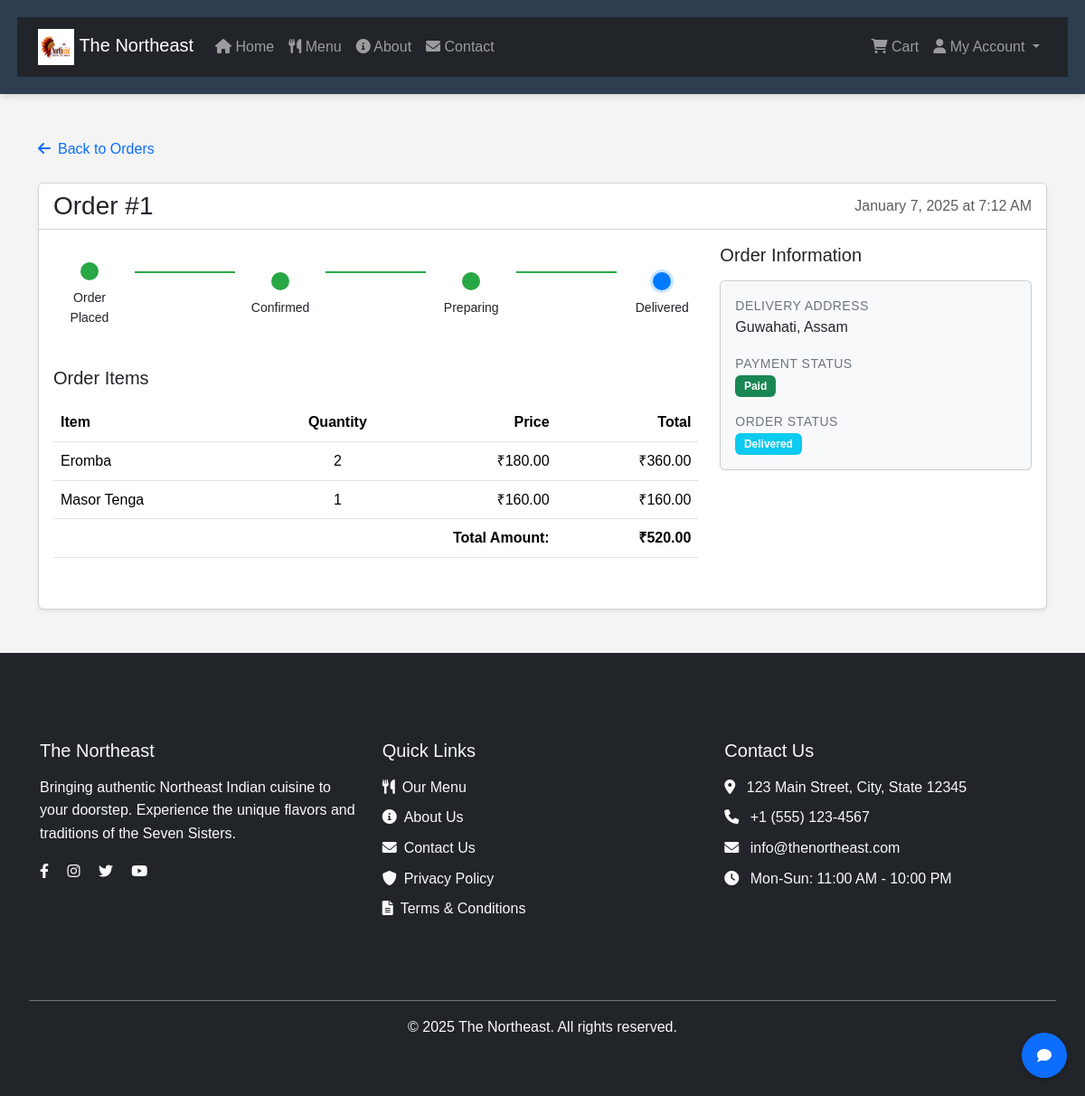
/php/views/order_details.php?id=1 (signed in), run on the app's committed database.
### tables this page shows
CREATE TABLE `orders` (
  `order_id` INT NOT NULL AUTO_INCREMENT,
  `user_id` INT NOT NULL,
  `status` ENUM('pending','confirmed','preparing','delivered','cancelled') DEFAULT 'pending',
  `total_amount` DECIMAL(10,2) NOT NULL,
  `payment_status` ENUM('pending','paid','failed') DEFAULT 'pending',
  `delivery_address` TEXT NOT NULL,
  `created_at` TIMESTAMP DEFAULT CURRENT_TIMESTAMP,
  PRIMARY KEY (`order_id`),
  KEY `user_id` (`user_id`),
  CONSTRAINT `orders_ibfk_1` FOREIGN KEY (`user_id`) 
    REFERENCES `users` (`user_id`) ON DELETE CASCADE
);

CREATE TABLE `order_items` (
  `order_item_id` INT NOT NULL AUTO_INCREMENT,
  `order_id` INT NOT NULL,
  `dish_id` INT NOT NULL,
  `quantity` INT DEFAULT 1,
  `price_per_unit` DECIMAL(10,2) NOT NULL,
  PRIMARY KEY (`order_item_id`),
  KEY `order_id` (`order_id`),
  KEY `dish_id` (`dish_id`),
  CONSTRAINT `order_items_ibfk_1` FOREIGN KEY (`order_id`) 
    REFERENCES `orders` (`order_id`) ON DELETE CASCADE,
  CONSTRAINT `order_items_ibfk_2` FOREIGN KEY (`dish_id`) 
    REFERENCES `dishes` (`dish_id`) ON DELETE CASCADE
);

CREATE TABLE `dishes` (
  `dish_id` INT NOT NULL AUTO_INCREMENT,
  `name` VARCHAR(255) NOT NULL,
  `description` TEXT,
  `price` DECIMAL(10,2) NOT NULL,
  `category` ENUM('Manipuri','Assamese','NagaLand','Mizoram','Meghalaya','Tripura','Sikkim','Arunachal Pradesh') NOT NULL,
  `image_url` VARCHAR(255),
  `image_blob` MEDIUMBLOB,
  `image_type` VARCHAR(50),
  `available` TINYINT(1) DEFAULT 1,
  PRIMARY KEY (`dish_id`)
);

### php/helpers.php (called while the page is built, shortened)
<?php
function base_url() {
    return BASE_URL;
}
function url($path = '') {
    return rtrim(base_url(), '/') . '/' . ltrim($path, '/');
}

### php/models/Order.php (called while the page is built, shortened)
<?php
class Order {
    private $pdo;
    public function __construct($pdo) {
        $this->pdo = $pdo;
    }
    public function getOrderById($orderId) {
        try {
            $stmt = $this->pdo->prepare('
                SELECT o.*, u.first_name, u.last_name, u.email
                FROM orders o
                LEFT JOIN users u ON o.user_id = u.user_id
                WHERE o.order_id = :order_id
            ');
            $stmt->execute(['order_id' => $orderId]);
            return $stmt->fetch(PDO::FETCH_ASSOC);
        } catch (PDOException $e) {
            $this->lastError = $e->getMessage();
            error_log("Error getting order by ID: " . $e->getMessage());
            return false;
        }
    }
    public function getOrderItems($orderId) {
        $stmt = $this->pdo->prepare('
            SELECT oi.*, d.name
            FROM order_items oi
            JOIN dishes d ON oi.dish_id = d.dish_id
            WHERE oi.order_id = :order_id
        ');
        $stmt->execute(['order_id' => $orderId]);
        return $stmt->fetchAll(PDO::FETCH_ASSOC);
    }
}

### php/views/order_details.php (the view, shortened to what this page needs)
<?php
require_once __DIR__ . '/../db.php';
require_once __DIR__ . '/../models/Order.php';
require_once __DIR__ . '/../helpers.php';
$orderId = (int)$_GET['id'];
$order = new Order($pdo);
$orderDetails = $order->getOrderById($orderId);
$orderItems = $order->getOrderItems($orderId);
require_once 'header.php';
?>
<main class="container my-5">
    <div class="mb-4">
        <a href="<?= url('php/views/orders.php') ?>" class="text-decoration-none">
            <i class="fas fa-arrow-left me-2"></i>Back to Orders
        </a>
    </div>
    <div class="card shadow-sm">
        <div class="card-header bg-white">
            <div class="d-flex justify-content-between align-items-center">
                <h1 class="h3 mb-0">Order #<?= htmlspecialchars($orderId) ?></h1>
                <span class="text-muted">
                    <?= date('F j, Y \a\t g:i A', strtotime($orderDetails['created_at'])) ?>
                </span>
            </div>
        </div>
        <div class="card-body">
            <div class="row">
                <div class="col-md-8">
                    <?php if ($orderDetails['status'] !== 'cancelled'): ?>
                        <div class="order-progress mb-4">
                            <?php
                            $stages = ['pending', 'confirmed', 'preparing', 'delivered'];
                            $currentStageIndex = array_search($orderDetails['status'], $stages);
                            $statusLabels = [
                                'pending' => 'Order Placed',
                                'confirmed' => 'Confirmed',
                                'preparing' => 'Preparing',
                                'delivered' => 'Delivered',
                                'cancelled' => 'Cancelled'
                            ];
                            foreach ($stages as $index => $stage):
                                $isCompleted = $index <= $currentStageIndex;
                                $isCurrent = $index === $currentStageIndex;
                            ?>
                                <div class="progress-stage <?= $isCompleted ? 'completed' : '' ?> <?= $isCurrent ? 'current' : '' ?>">
                                    <div class="stage-dot"></div>
                                    <span class="stage-label"><?= $statusLabels[$stage] ?></span>
                                </div>
                                <?php if ($index < count($stages) - 1): ?>
                                    <div class="progress-line <?= $isCompleted ? 'completed' : '' ?>"></div>
                                <?php endif; ?>
                            <?php endforeach; ?>
                        </div>
                    <?php else: ?>
                        <div class="alert alert-danger mb-4">
                            <i class="fas fa-times-circle me-2"></i>This order has been cancelled
                        </div>
                    <?php endif; ?>
                    <div class="order-items mb-4">
                        <h2 class="h5 mb-3">Order Items</h2>
                        <div class="table-responsive">
                            <table class="table">
                                <thead>
                                    <tr>
                                        <th>Item</th>
                                        <th class="text-center">Quantity</th>
                                        <th class="text-end">Price</th>
                                        <th class="text-end">Total</th>
                                    </tr>
                                </thead>
                                <tbody>
                                    <?php foreach ($orderItems as $item): ?>
                                        <tr>
                                            <td><?= htmlspecialchars($item['name']) ?></td>
                                            <td class="text-center"><?= htmlspecialchars($item['quantity']) ?></td>
                                            <td class="text-end">₹<?= number_format($item['price_per_unit'], 2) ?></td>
                                            <td class="text-end">₹<?= number_format($item['price_per_unit'] * $item['quantity'], 2) ?></td>
                                        </tr>
                                    <?php endforeach; ?>
                                    <tr>
                                        <td colspan="3" class="text-end"><strong>Total Amount:</strong></td>
                                        <td class="text-end"><strong>₹<?= number_format($orderDetails['total_amount'], 2) ?></strong></td>
                                    </tr>
                                </tbody>
                            </table>
                        </div>
                    </div>
                </div>
                <div class="col-md-4">
                    <div class="order-info">
                        <h2 class="h5 mb-3">Order Information</h2>
                        <div class="card bg-light">
                            <div class="card-body">
                                <dl class="mb-0">
                                    <dt>Delivery Address</dt>
                                    <dd class="mb-3"><?= nl2br(htmlspecialchars($orderDetails['delivery_address'])) ?></dd>
                                    <dt>Payment Status</dt>
                                    <dd class="mb-3">
                                        <span class="badge bg-<?= $orderDetails['payment_status'] === 'paid' ? 'success' : 'warning' ?>">
                                            <?= ucfirst($orderDetails['payment_status']) ?>
                                        </span>
                                    </dd>
                                    <dt>Order Status</dt>
                                    <dd class="mb-0">
                                        <span class="badge bg-<?= $orderDetails['status'] === 'cancelled' ? 'danger' : 'info' ?>">
                                            <?= ucfirst($orderDetails['status']) ?>
                                        </span>
                                    </dd>
                                </dl>
                            </div>
                        </div>
                    </div>
                </div>
            </div>
        </div>
    </div>
</main>
<?php require_once 'footer.php'; ?>

### css/style.css (style rules this page uses)
* { margin: 0; padding: 0; box-sizing: border-box; }
body { font-family: Arial, sans-serif; line-height: 1.6; background-color: #f4f4f4; }

### php/views/order_details.php (style rules this page uses)
.order-progress { display: flex; align-items: center; justify-content: space-between; padding: 20px 0; position: relative; }
.progress-stage { display: flex; flex-direction: column; align-items: center; position: relative; z-index: 1; }
.stage-dot { width: 20px; height: 20px; border-radius: 50%; background-color: #e9ecef; border: 2px solid #dee2e6; margin-bottom: 8px; }
.stage-label { font-size: 0.875rem; color: #6c757d; text-align: center; width: 80px; }
.progress-line { flex-grow: 1; height: 2px; background-color: #e9ecef; margin: 0 10px; position: relative; top: -25px; z-index: 0; }
.progress-stage.completed .stage-dot { background-color: #28a745; border-color: #28a745; }
.progress-stage.current .stage-dot { background-color: #007bff; border-color: #007bff; box-shadow: 0 0 0 3px rgba(0,123,255,0.2); }
.progress-stage.completed .stage-label, .progress-stage.current .stage-label { color: #212529; font-weight: 500; }
.progress-line.completed { background-color: #28a745; }
.badge { padding: 0.5em 0.8em; }
dt { font-weight: 500; color: #6c757d; font-size: 0.875rem; text-transform: uppercase; letter-spacing: 0.5px; }
dd { margin-bottom: 1rem; margin-left: 0; }

### data on the page
orders: created_at "January 7, 2025 at 7:12 AM", total_amount "520.00", delivery_address "Guwahati, Assam", payment_status "Paid", status "Delivered"
order_items: dish.name "Eromba", quantity "2", price_per_unit "180.00", $item['price_per_unit'] * $item['quantity'] "360.00"
order_items: dish.name "Masor Tenga", quantity "1", price_per_unit "160.00", $item['price_per_unit']*$item['quantity'] "160.00"

### other printed values
$orderId "1"
$statusLabels[$stage] "Order Placed"
$statusLabels[$stage] "Confirmed"
$statusLabels[$stage] "Preparing"
$statusLabels[$stage] "Delivered"
